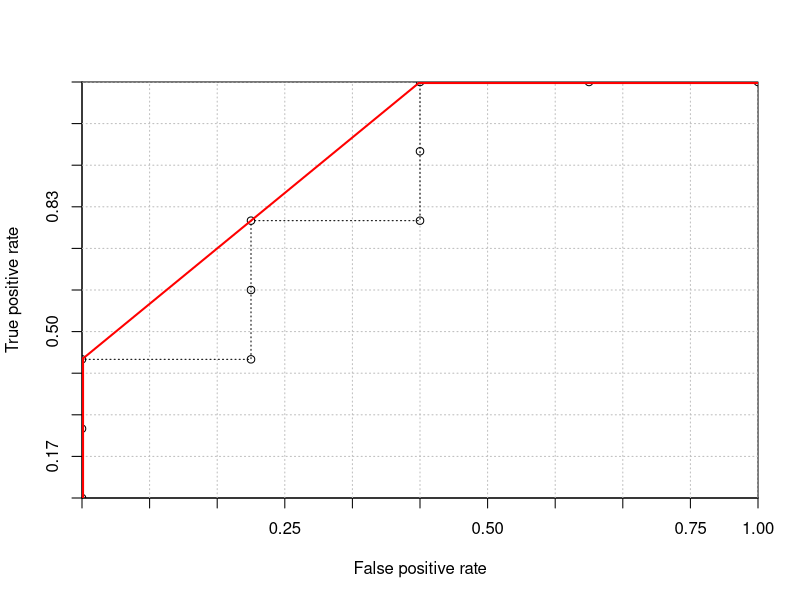

The R script that drew this image:
## ---- chunk 1

ranking <- c(1, 1, 1, 0, 1, 0, 0, 1, 0, 0)
x <- c(0, 0, 0, 300, 300, 300, 600, 600, 600, 900, 1200)
y <- c(0, 200, 400, 400, 600, 800, 800, 1000, 1200, 1200, 1200)

h <- 1200 
w <- 1200 
grid.step <- 120 

plot(
  c(0, w), c(0, h),
  xaxs = "i", yaxs = "i", 
  xaxt = 'n', yaxt = 'n', 
  type = "n",             
  xlab = "False positive rate",
  ylab = "True positive rate"
)

axis(1, at = seq(0, w, length.out = length(x)), 
     labels = c('', '', '', '0.25', '', '', '0.50', '', '', '0.75', '1.00'))
axis(2, at = seq(0, h, length.out = length(y)), 
     labels = c('', '0.17', '0.33', '', '0.50', '0.67', '', '0.83', '1.00', '', ''))

gx <- grid.step
while (gx <= w) {
  abline(v = gx, col = "gray", lty = "dotted")
  gx <- gx + grid.step
}

gy <- grid.step
while (gy <= h) {
  abline(h = gy, col = "gray", lty = "dotted")
  gy <- gy + grid.step
}

lines(x, y, lty = 3, type = 'o') 

segments(x[1], y[1], x[3], y[3], lty = 1, lwd = 4, col = "red")
segments(x[3], y[3], x[9], y[9], lty = 1, lwd = 2, col = "red")
segments(x[9], y[9], x[11], y[11], lty = 1, lwd = 4, col = "red")


